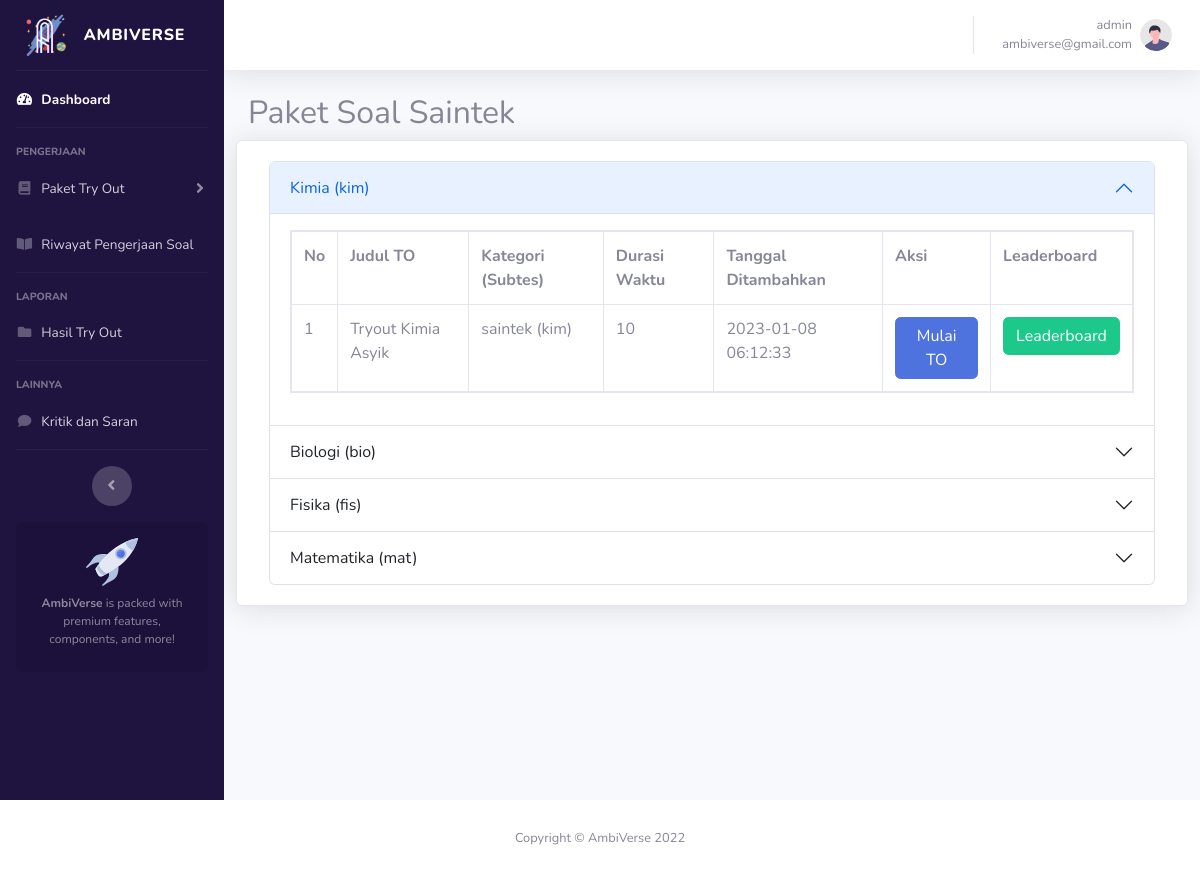
Screenshot of /student/saintek.php (signed in) with the database file from the repository.
### tables this page shows
CREATE TABLE `exam_category` (
  `id` int(5) NOT NULL,
  `kategori` varchar(100) NOT NULL,
  `subtes` varchar(11) NOT NULL,
  `judul_to` varchar(50) NOT NULL,
  `duration` varchar(5) NOT NULL,
  `date_added` timestamp NULL DEFAULT current_timestamp()
);

### student/saintek.php (the view, shortened to what this page needs)
<?php
	include ('../includes/functions.php');
?>
<?php include ("header.php"); ?>
                <div class="container-fluid">
                    <h2>Paket Soal Saintek</h2>
                    <div class="row">
                        <div class="card shadow">
                            <div class="card-body">
                            <div class="accordion" id="accordionExample">
                                <div class="accordion-item">
                                    <h2 class="accordion-header" id="headingsatu">
                                    <button class="accordion-button" type="button" data-bs-toggle="collapse" data-bs-target="#collapsesatu" aria-expanded="true" aria-controls="collapsesatu">
                                        Kimia (kim)
                                    </button>
                                    </h2>
                                    <div id="collapsesatu" class="accordion-collapse collapse show" aria-labelledby="headingsatu" data-bs-parent="#accordionExample">
                                    <div class="accordion-body">
                                    <form action="dashboard.php?id=<?= $row['id']; ?>" method="post">
                                                <table class="table table-bordered table-responsive">
                                                    <tr>
                                                        <th>No</th>
                                                        <th>Judul TO</th>
                                                        <th>Kategori (Subtes)</th>
                                                        <th>Durasi Waktu</th>
                                                        <th>Tanggal Ditambahkan</th>
                                                        <th>Aksi</th>
                                                        <th>Leaderboard</th>
                                                    </tr>
                                                    <?php
                                                    $i = 0;
                                                    $res=mysqli_query($conn, "SELECT * FROM exam_category WHERE subtes = 'kim' ORDER BY id DESC");
                                                    while($row = mysqli_fetch_array($res)){
                                                        $id = $row['id'];
                                                        $i++;
                                                        $res1 = mysqli_query($conn, "SELECT * FROM exam_results");
                                                        while ($row1 = mysqli_fetch_array($res1)){
                                                            if($row["judul_to"] == $row1["judul_to"]){
                                                                $judul_to = $_SESSION["judul_to"];
                                                            }
                                                        }
                                                        ?>
                                                    <tr>
                                                        <td><?= $i; ?></td>
                                                        <td><?= $row["judul_to"]; ?></td>
                                                        <td><?= $row["kategori"]." (".$row["subtes"].")"; ?></td>
                                                        <td><?= $row["duration"]; ?></td>
                                                        <td><?= $row["date_added"]; ?></td>
                                                        <td><a href="dashboard1.php?id=<?=$id;?>" class="btn btn-primary">Mulai TO</a></td>
                                                        <td><a href="leaderboard.php?judul_to=<?=$judul_to;?>" class="btn btn-success">Leaderboard</a></td>
                                                    </tr>
                                                    <?php
                                                        }
                                                    ?>
                                                </table>
                                            </form>
                                    </div>
                                    </div>
                                </div>
                                <div class="accordion-item">
                                    <h2 class="accordion-header" id="headingdua">
                                    <button class="accordion-button collapsed" type="button" data-bs-toggle="collapse" data-bs-target="#collapsedua" aria-expanded="false" aria-controls="collapsedua">
                                        Biologi (bio)
                                    </button>
                                    </h2>
                                </div>
                                <div class="accordion-item">
                                    <h2 class="accordion-header" id="headingtiga">
                                    <button class="accordion-button collapsed" type="button" data-bs-toggle="collapse" data-bs-target="#collapsetiga" aria-expanded="false" aria-controls="collapsetiga">
                                        Fisika (fis)
                                    </button>
                                    </h2>
                                </div>
                                <div class="accordion-item">
                                    <h2 class="accordion-header" id="headingempat">
                                    <button class="accordion-button collapsed" type="button" data-bs-toggle="collapse" data-bs-target="#collapseempat" aria-expanded="false" aria-controls="collapseempat">
                                        Matematika (mat)
                                    </button>
                                    </h2>
                                </div>
                                </div>
                            </div>
                        </div>
                    </div>
                </div>
            </div>
        </div>
    </div>
    <?php include("footer.php"); ?>
</body>
</html>

### rows the page displays
exam_category: judul_to "Tryout Kimia Asyik", kategori "saintek", subtes "kim", duration "10", date_added "2023-01-08 06:12:33"

### other values shown
$_SESSION["username"] "admin"
$_SESSION["email"] "ambiverse@gmail.com"
